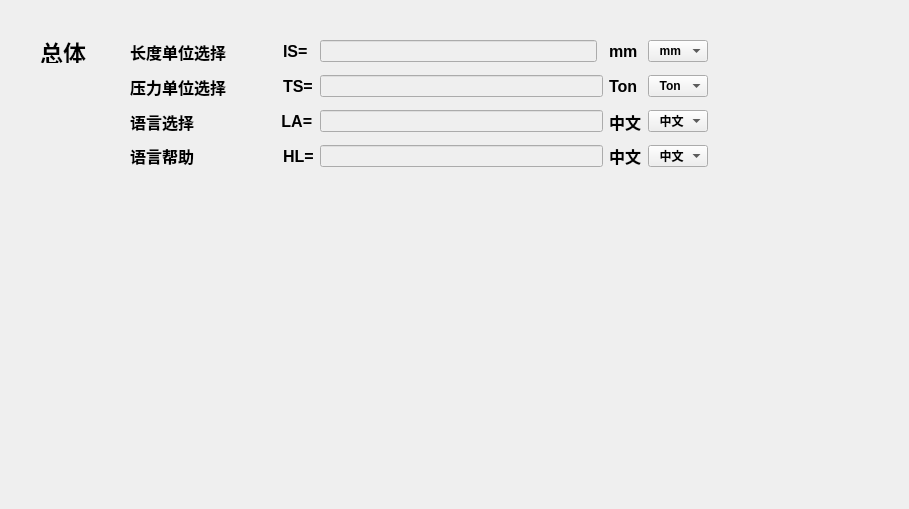
   <widget class="QWidget" name="tab">
    <attribute name="title">
     <string>总体</string>
    </attribute>
    <widget class="QWidget" name="widget" native="true">
     <property name="geometry">
      <rect>
       <x>0</x>
       <y>0</y>
       <width>900</width>
       <height>500</height>
      </rect>
     </property>
     <property name="font">
      <font>
       <weight>75</weight>
       <bold>true</bold>
      </font>
     </property>
     <property name="layoutDirection">
      <enum>Qt::LeftToRight</enum>
     </property>
     <widget class="QLabel" name="label_21">
      <property name="geometry">
       <rect>
        <x>40</x>
        <y>40</y>
        <width>48</width>
        <height>23</height>
       </rect>
      </property>
      <property name="font">
       <font>
        <pointsize>17</pointsize>
        <weight>75</weight>
        <bold>true</bold>
       </font>
      </property>
      <property name="text">
       <string>总体</string>
      </property>
     </widget>
     <widget class="QWidget" name="layoutWidget">
      <property name="geometry">
       <rect>
        <x>130</x>
        <y>40</y>
        <width>578</width>
        <height>127</height>
       </rect>
      </property>
      <layout class="QGridLayout" name="gridLayout">
       <property name="verticalSpacing">
        <number>12</number>
       </property>
       <item row="0" column="0">
        <widget class="QLabel" name="label_24">
         <property name="font">
          <font>
           <pointsize>12</pointsize>
           <weight>75</weight>
           <bold>true</bold>
          </font>
         </property>
         <property name="text">
          <string>长度单位选择          </string>
         </property>
        </widget>
       </item>
       <item row="0" column="7">
        <widget class="QComboBox" name="combo1">
         <property name="font">
          <font>
           <weight>75</weight>
           <bold>true</bold>
          </font>
         </property>
         <item>
          <property name="text">
           <string>  mm</string>
          </property>
         </item>
         <item>
          <property name="text">
           <string>  inch</string>
          </property>
         </item>
        </widget>
       </item>
       <item row="1" column="0">
        <widget class="QLabel" name="label_34">
         <property name="font">
          <font>
           <pointsize>12</pointsize>
           <weight>75</weight>
           <bold>true</bold>
          </font>
         </property>
         <property name="text">
          <string>压力单位选择          </string>
         </property>
        </widget>
       </item>
       <item row="1" column="2">
        <widget class="QLabel" name="label_35">
         <property name="font">
          <font>
           <pointsize>12</pointsize>
           <weight>75</weight>
           <bold>true</bold>
          </font>
         </property>
         <property name="text">
          <string>TS=</string>
         </property>
        </widget>
       </item>
       <item row="1" column="3" colspan="2">
        <widget class="QLineEdit" name="line2">
         <property name="enabled">
          <bool>false</bool>
         </property>
        </widget>
       </item>
       <item row="1" column="5">
        <widget class="QLabel" name="label_36">
         <property name="font">
          <font>
           <pointsize>12</pointsize>
           <weight>75</weight>
           <bold>true</bold>
          </font>
         </property>
         <property name="text">
          <string>Ton</string>
         </property>
        </widget>
       </item>
       <item row="1" column="7">
        <widget class="QComboBox" name="combo2">
         <property name="font">
          <font>
           <weight>75</weight>
           <bold>true</bold>
          </font>
         </property>
         <item>
          <property name="text">
           <string>  Ton</string>
          </property>
         </item>
         <item>
          <property name="text">
           <string>  inch</string>
          </property>
         </item>
        </widget>
       </item>
       <item row="2" column="0">
        <widget class="QLabel" name="label_25">
         <property name="font">
          <font>
           <pointsize>12</pointsize>
           <weight>75</weight>
           <bold>true</bold>
          </font>
         </property>
         <property name="text">
          <string>语言选择             </string>
         </property>
        </widget>
       </item>
       <item row="2" column="1" colspan="2">
        <widget class="QLabel" name="label_23">
         <property name="font">
          <font>
           <pointsize>12</pointsize>
           <weight>75</weight>
           <bold>true</bold>
          </font>
         </property>
         <property name="text">
          <string> LA=</string>
         </property>
        </widget>
       </item>
       <item row="2" column="3" colspan="2">
        <widget class="QLineEdit" name="line3">
         <property name="enabled">
          <bool>false</bool>
         </property>
        </widget>
       </item>
       <item row="2" column="5">
        <widget class="QLabel" name="label_18">
         <property name="font">
          <font>
           <pointsize>12</pointsize>
           <weight>75</weight>
           <bold>true</bold>
          </font>
         </property>
         <property name="text">
          <string>中文</string>
         </property>
        </widget>
       </item>
       <item row="2" column="7">
        <widget class="QComboBox" name="combo3">
         <property name="font">
          <font>
           <weight>75</weight>
           <bold>true</bold>
          </font>
         </property>
         <item>
          <property name="text">
           <string>  中文</string>
          </property>
         </item>
        </widget>
       </item>
       <item row="3" column="0" colspan="2">
        <widget class="QLabel" name="label_31">
         <property name="font">
          <font>
           <pointsize>12</pointsize>
           <weight>75</weight>
           <bold>true</bold>
          </font>
         </property>
         <property name="text">
          <string>语言帮助              </string>
         </property>
        </widget>
       </item>
       <item row="3" column="2">
        <widget class="QLabel" name="label_32">
         <property name="font">
          <font>
           <pointsize>12</pointsize>
           <weight>75</weight>
           <bold>true</bold>
          </font>
         </property>
         <property name="text">
          <string>HL=</string>
         </property>
        </widget>
       </item>
       <item row="3" column="3" colspan="2">
        <widget class="QLineEdit" name="line4">
         <property name="enabled">
          <bool>false</bool>
         </property>
        </widget>
       </item>
       <item row="3" column="5">
        <widget class="QLabel" name="label_33">
         <property name="font">
          <font>
           <pointsize>12</pointsize>
           <weight>75</weight>
           <bold>true</bold>
          </font>
         </property>
         <property name="text">
          <string>中文</string>
         </property>
        </widget>
       </item>
       <item row="3" column="7">
        <widget class="QComboBox" name="combo4">
         <property name="font">
          <font>
           <weight>75</weight>
           <bold>true</bold>
          </font>
         </property>
         <item>
          <property name="text">
           <string>  中文</string>
          </property>
         </item>
        </widget>
       </item>
       <item row="0" column="2">
        <widget class="QLabel" name="label_22">
         <property name="font">
          <font>
           <pointsize>12</pointsize>
           <weight>75</weight>
           <bold>true</bold>
          </font>
         </property>
         <property name="text">
          <string>IS=</string>
         </property>
        </widget>
       </item>
       <item row="0" column="3">
        <widget class="QLineEdit" name="line1">
         <property name="enabled">
          <bool>false</bool>
         </property>
        </widget>
       </item>
       <item row="0" column="5">
        <widget class="QLabel" name="label_17">
         <property name="font">
          <font>
           <pointsize>12</pointsize>
           <weight>75</weight>
           <bold>true</bold>
          </font>
         </property>
         <property name="text">
          <string>mm </string>
         </property>
        </widget>
       </item>
      </layout>
     </widget>
    </widget>
   </widget>
